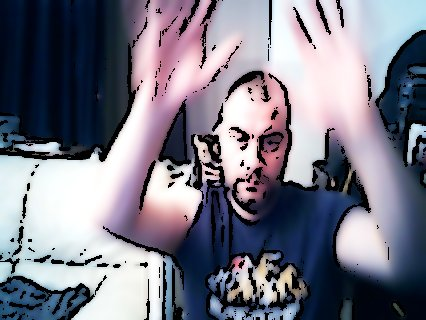
#> input picture image.jpg, 426 x 320 px, found by its file name
$ python removebackground.py
#> lines starting #> are read from the running program, lines starting #| are printed output that depends on the picture
from PIL import Image

img = Image.open('image.jpg')
#> img is the input picture: PIL image 426x320 RGB; mean R, G, B 121.9, 121.2, 134.9
img = img.convert("RGBA")
#> img: PIL image 426x320 RGBA
datas = img.getdata()

newData = []
for item in datas:
    if item[0] == 255 and item[1] == 255 and item[2] == 255:
        newData.append((255, 255, 255, 0))
    else:
        if item[0] > 150:
            newData.append((0, 0, 0, 255))
        else:
            newData.append(item)
            print(item)
#> this loop made 136320 passes
#> item on passes 1 to 3: (0, 10, 30, 255), (0, 10, 30, 255), (0, 10, 30, 255)
#| (0, 10, 30, 255)
#| (0, 10, 30, 255)
#| (0, 10, 30, 255)
#| (0, 10, 30, 255)
#| (0, 11, 31, 255)
#| (1, 12, 32, 255)
#| (0, 13, 32, 255)
#| (1, 14, 33, 255)
#> (further printed lines are left out)
#> after the loop, newData = 136320 items


img.putdata(newData)
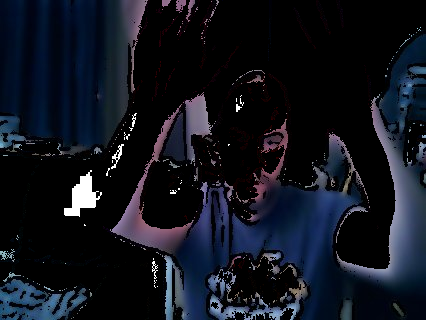
#> img: PIL image 426x320 RGBA; mean R, G, B, A 17.2, 21, 30.8, 253; transparent parts drawn white
img.save("open_science_logo_transparent.png", "PNG")
